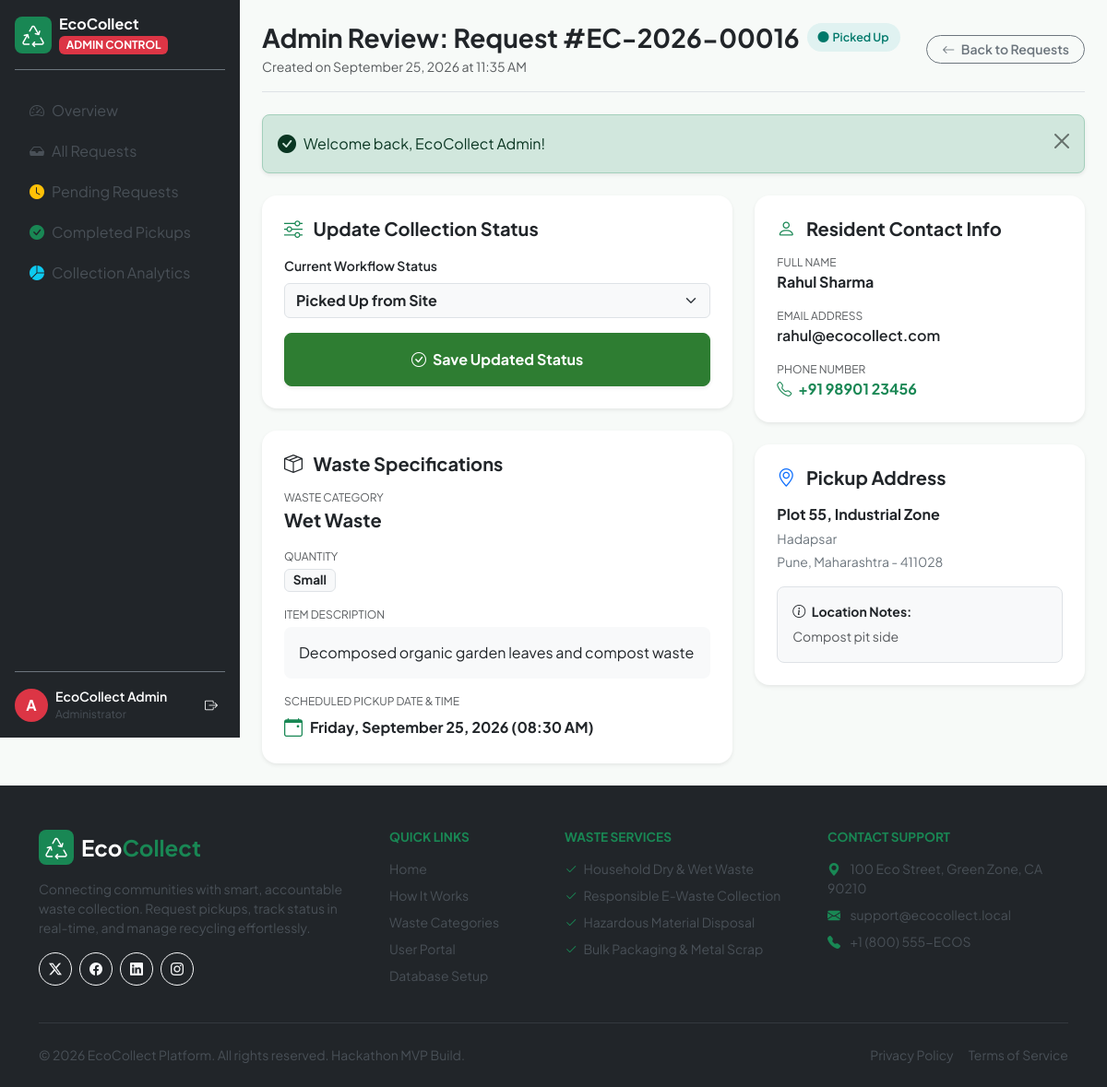
The page /admin/request-details.php?id=EC-2026-00016 (signed in) on the database its author committed.
### tables this page shows
CREATE TABLE `pickup_requests` (
  `id` INT AUTO_INCREMENT PRIMARY KEY,
  `request_id` VARCHAR(25) NOT NULL UNIQUE,
  `user_id` INT NOT NULL,
  `waste_category` VARCHAR(50) NOT NULL,
  `description` TEXT NOT NULL,
  `quantity` VARCHAR(50) NOT NULL,
  `house_building` VARCHAR(150) NOT NULL,
  `street_area` VARCHAR(150) NOT NULL,
  `city` VARCHAR(100) NOT NULL,
  `state` VARCHAR(100) NOT NULL,
  `pincode` VARCHAR(20) NOT NULL,
  `location_notes` TEXT DEFAULT NULL,
  `pickup_date` DATE NOT NULL,
  `pickup_time` VARCHAR(20) NOT NULL,
  `status` ENUM('Pending', 'Assigned', 'Scheduled', 'Picked Up', 'Completed', 'Cancelled') NOT NULL DEFAULT 'Pending',
  `created_at` TIMESTAMP DEFAULT CURRENT_TIMESTAMP,
  `updated_at` TIMESTAMP DEFAULT CURRENT_TIMESTAMP ON UPDATE CURRENT_TIMESTAMP,
  FOREIGN KEY (`user_id`) REFERENCES `users` (`id`) ON DELETE CASCADE,
  INDEX `idx_request_id` (`request_id`),
  INDEX `idx_user_id` (`user_id`),
  INDEX `idx_status` (`status`),
  INDEX `idx_pickup_date` (`pickup_date`)
);

CREATE TABLE `users` (
  `id` INT AUTO_INCREMENT PRIMARY KEY,
  `name` VARCHAR(100) NOT NULL,
  `email` VARCHAR(120) NOT NULL UNIQUE,
  `phone` VARCHAR(20) NOT NULL,
  `password` VARCHAR(255) NOT NULL,
  `role` ENUM('user', 'admin') NOT NULL DEFAULT 'user',
  `created_at` TIMESTAMP DEFAULT CURRENT_TIMESTAMP
);

### config/auth.php (called while the page is built, shortened)
<?php
function sanitize_input($data): string {
    $data = trim($data);
    $data = stripslashes($data);
    return htmlspecialchars($data, ENT_QUOTES, 'UTF-8');
}

### admin/request-details.php (the view, shortened to what this page needs)
<?php
require_once __DIR__ . '/../config/auth.php';
$reqId = sanitize_input($_GET['id'] ?? '');
$request = null;
try {
    $pdo = get_db_connection();
    $stmt = $pdo->prepare("SELECT r.*, u.name as user_name, u.email as user_email, u.phone as user_phone
                           FROM pickup_requests r
                           JOIN users u ON r.user_id = u.id
                           WHERE r.request_id = :req_id LIMIT 1");
    $stmt->execute([':req_id' => $reqId]);
    $request = $stmt->fetch();
} catch (Exception $e) {
    set_flash('danger', 'Database error retrieving request details.');
    header('Location: requests.php');
    exit;
}
require_once __DIR__ . '/../includes/header.php';
?>
<div class="dashboard-layout">
    <div class="sidebar-wrapper">
        <?php require_once __DIR__ . '/../includes/admin-sidebar.php'; ?>
    </div>
    <div class="main-content">
        <div class="d-flex flex-column flex-md-row justify-content-between align-items-md-center mb-4 pb-3 border-bottom gap-3">
            <div>
                <div class="d-flex align-items-center gap-2 mb-1">
                    <h3 class="fw-bold text-dark mb-0">Admin Review: Request #<?= htmlspecialchars($request['request_id']) ?></h3>
                    <?php
                        $statusClass = match($request['status']) {
                            'Pending'   => 'badge-pending',
                            'Assigned'  => 'badge-assigned',
                            'Scheduled' => 'badge-scheduled',
                            'Picked Up' => 'badge-pickedup',
                            'Completed' => 'badge-completed',
                            'Cancelled' => 'badge-cancelled',
                            default     => 'badge-pending'
                        };
                    ?>
                    <span class="badge-status <?= $statusClass ?>">
                        <i class="bi bi-circle-fill fs-8"></i> <?= htmlspecialchars($request['status']) ?>
                    </span>
                </div>
                <p class="text-muted small mb-0">Created on <?= date('F j, Y \a\t g:i A', strtotime($request['created_at'])) ?></p>
            </div>
            <a href="requests.php" class="btn btn-outline-secondary btn-sm rounded-pill px-3 fw-semibold">
                <i class="bi bi-arrow-left me-1"></i> Back to Requests
            </a>
        </div>
        <?php require_once __DIR__ . '/../includes/alerts.php'; ?>
        <div class="row g-4">
            <div class="col-lg-7">
                <div class="card border-0 shadow-sm rounded-4 p-4 bg-white mb-4">
                    <h5 class="fw-bold text-dark mb-3"><i class="bi bi-sliders text-success me-2"></i> Update Collection Status</h5>
                    <form method="POST" action="request-details.php?id=<?= urlencode($reqId) ?>" onsubmit="return confirmStatusChange(this)">
                        <div class="mb-3">
                            <label for="status" class="form-label fw-semibold small">Current Workflow Status</label>
                            <select class="form-select bg-light fw-bold" id="status" name="status" required>
                                <option value="Picked Up" <?= $request['status'] === 'Picked Up' ? 'selected' : '' ?>>Picked Up from Site</option>
                            </select>
                        </div>
                        <button type="submit" class="btn btn-success w-100 py-3 rounded-3 fw-bold shadow-sm">
                            <i class="bi bi-check-circle me-1"></i> Save Updated Status
                        </button>
                    </form>
                </div>
                <div class="card border-0 shadow-sm rounded-4 p-4 bg-white">
                    <h5 class="fw-bold text-dark mb-3"><i class="bi bi-box-seam text-dark me-2"></i> Waste Specifications</h5>
                    <div class="mb-3">
                        <small class="text-muted d-block fs-8 text-uppercase">Waste Category</small>
                        <span class="fw-bold text-dark fs-5"><?= htmlspecialchars($request['waste_category']) ?></span>
                    </div>
                    <div class="mb-3">
                        <small class="text-muted d-block fs-8 text-uppercase">Quantity</small>
                        <span class="badge bg-light text-dark border mt-1 fs-7"><?= htmlspecialchars($request['quantity']) ?></span>
                    </div>
                    <div class="mb-3">
                        <small class="text-muted d-block fs-8 text-uppercase">Item Description</small>
                        <div class="p-3 bg-light rounded-3 mt-1 text-dark">
                            <?= nl2br(htmlspecialchars($request['description'])) ?>
                        </div>
                    </div>
                    <div>
                        <small class="text-muted d-block fs-8 text-uppercase">Scheduled Pickup Date & Time</small>
                        <div class="d-flex align-items-center gap-2 mt-1">
                            <i class="bi bi-calendar-event text-success fs-5"></i>
                            <span class="fw-bold text-dark">
                                <?= date('l, F j, Y', strtotime($request['pickup_date'])) ?>
                                (<?= htmlspecialchars($request['pickup_time']) ?>)
                            </span>
                        </div>
                    </div>
                </div>
            </div>
            <div class="col-lg-5">
                <div class="card border-0 shadow-sm rounded-4 p-4 bg-white mb-4">
                    <h5 class="fw-bold text-dark mb-3"><i class="bi bi-person text-success me-2"></i> Resident Contact Info</h5>
                    <div class="mb-3">
                        <small class="text-muted d-block fs-8 text-uppercase">Full Name</small>
                        <span class="fw-bold text-dark"><?= htmlspecialchars($request['user_name']) ?></span>
                    </div>
                    <div class="mb-3">
                        <small class="text-muted d-block fs-8 text-uppercase">Email Address</small>
                        <a href="mailto:<?= htmlspecialchars($request['user_email']) ?>" class="text-decoration-none text-dark fw-semibold">
                            <?= htmlspecialchars($request['user_email']) ?>
                        </a>
                    </div>
                    <div>
                        <small class="text-muted d-block fs-8 text-uppercase">Phone Number</small>
                        <a href="tel:<?= htmlspecialchars($request['user_phone']) ?>" class="text-decoration-none text-success fw-bold">
                            <i class="bi bi-telephone me-1"></i> <?= htmlspecialchars($request['user_phone']) ?>
                        </a>
                    </div>
                </div>
                <div class="card border-0 shadow-sm rounded-4 p-4 bg-white">
                    <h5 class="fw-bold text-dark mb-3"><i class="bi bi-geo-alt text-primary me-2"></i> Pickup Address</h5>
                    <p class="fw-bold text-dark mb-1">
                        <?= htmlspecialchars($request['house_building']) ?>
                    </p>
                    <p class="text-secondary small mb-1">
                        <?= htmlspecialchars($request['street_area']) ?>
                    </p>
                    <p class="text-secondary small mb-3">
                        <?= htmlspecialchars($request['city']) ?>, <?= htmlspecialchars($request['state']) ?> - <?= htmlspecialchars($request['pincode']) ?>
                    </p>
                    <?php if (!empty($request['location_notes'])): ?>
                        <div class="p-3 bg-light rounded-3 border">
                            <small class="fw-bold text-dark d-block mb-1"><i class="bi bi-info-circle me-1"></i> Location Notes:</small>
                            <small class="text-muted"><?= htmlspecialchars($request['location_notes']) ?></small>
                        </div>
                    <?php endif; ?>
                </div>
            </div>
        </div>
    </div>
</div>
<?php require_once __DIR__ . '/../includes/footer.php'; ?>

### assets/css/style.css (style rules this page uses)
:root { --ec-primary: #2E7D32; --ec-secondary: #43A047; --ec-light-green: #E8F5E9; --ec-dark: #263238; --ec-bg: #F7FAF8; --ec-white: #FFFFFF; --ec-warning: #F9A825; --ec-danger: #E53935; --ec-success: #2E7D32; --ec-info: #0288D1; }
body { font-family: 'Plus Jakarta Sans', system-ui, -apple-system, sans-serif; background-color: var(--ec-bg); color: var(--ec-dark); min-height: 100vh; display: flex; flex-direction: column; }
.fs-7 { font-size: 0.85rem; }
.fs-8 { font-size: 0.75rem; }
.btn-success { background-color: var(--ec-primary); border-color: var(--ec-primary); }
.badge-status { padding: 6px 12px; border-radius: 20px; font-weight: 600; font-size: 0.78rem; display: inline-flex; align-items: center; gap: 4px; }
.badge-pickedup { background-color: #E0F2F1; color: #00796B; }
.dashboard-layout { display: flex; min-height: 100vh; }
.sidebar-wrapper { width: 260px; min-width: 260px; position: sticky; top: 0; height: 100vh; z-index: 1020; }
.main-content { flex: 1; min-width: 0; padding: 24px; }

### rows shown on the page
pickup_requests: request "EC-2026-00016", status "Picked Up", created_at "September 25, 2026 at 11:35 AM", status "Picked Up from Site", waste_category "Wet Waste", quantity "Small", description "Decomposed organic garden leaves and compost waste", pickup_date "Friday, September 25, 2026", pickup_time "08:30 AM", user.name "Rahul Sharma", user.email "rahul@ecocollect.com", user.phone "+91 98901 23456", house_building "Plot 55, Industrial Zone", street_area "Hadapsar", city "Pune", state "Maharashtra", pincode "411028", location_notes "Compost pit side"

### other values the page prints
$user['name'] "EcoCollect Admin"
$message "Welcome back, EcoCollect Admin!"
